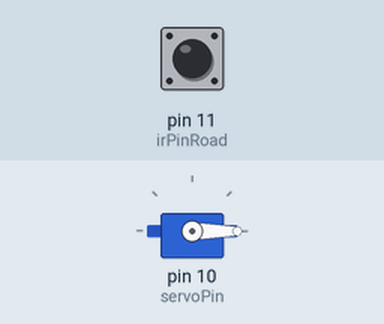
This sketch was run on a simulated Arduino Uno, built with avr-gcc and run on an emulated ATmega328P. Shown: servo. Inputs (shaded band) come from the test bench; at power-on: pin 11 (irPinRoad) LOW. What the sketch prints to the serial monitor is not drawn.

Above: at 1.2 s.
1.3 s: pin 11 (irPinRoad) pulsed HIGH 2 times (0.12 s each, 0.3 s apart)
At 2.6 s:
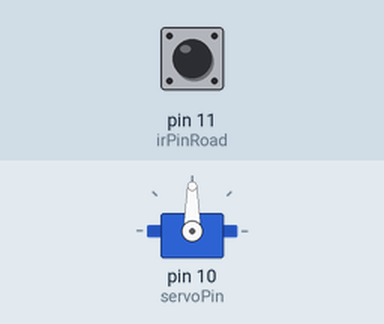
Timing chart, 0 to 4.3 s (numbered marks = the images above; inputs shaded):
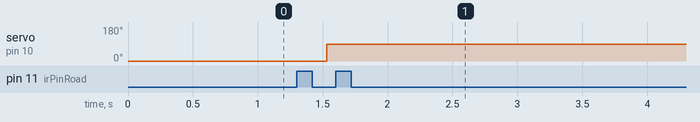

Measured:
- after the input at 1.3 s, servo on pin 10 (servoPin): 0° → 90° after 0.23 s

The sketch:

Final_Sketch_1.8.ino
```cpp
#include <Servo.h>
const int irPinRoad = 11;
const int servoPin = 10;
const unsigned long irInterval = 100;
const unsigned long servoDuration = 3000;
bool moved = false;

// Variables for timing
unsigned long previousTime = 0;
unsigned long currentTime = 0;
unsigned long previousServo = 0;
unsigned long currentServo = 0;

// Variables for calculating speed
int counter = 0;
float speed = 0;
int reading = 0;
int fcount = 0;

Servo servo;

void setup() {
  pinMode(irPinRoad, INPUT);
  //DEBUG Serial
  Serial.begin(9600);

  servo.attach(servoPin);
  servo.write(0);
}

void loop() {
  carStopper();
}


void carStopper(){
  currentTime = millis();
  if (currentTime - previousTime >= irInterval) {
    previousTime = currentTime;
    reading = digitalRead(irPinRoad);
  }
  if (reading == 1) {
    counter++;
  } else {
    fcount = counter;
    counter = 0;
  }
  Serial.println(fcount);
  if (fcount != 0 && fcount <= 300) {
    Serial.println("Servo Moved");
    servo.write(90);
    moved = true;
  }
  if (moved) {
    currentTime = millis();
    if (currentServo - previousServo > servoDuration) {
      previousServo = currentTime;
      Serial.println("Servo Returned");
      servo.write(0);
      moved = false;
    }
  }
}
```
